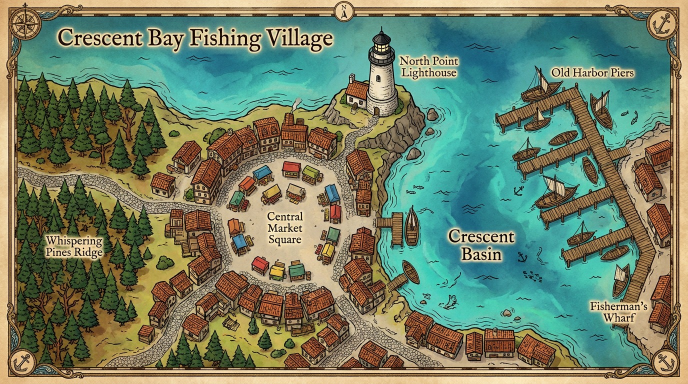
#> input picture apps/modal-backend/tests/click_bench/fixtures/images/real/fishing_village.jpg, 1376 x 768 px (shown at 1/2 size)
$ python -i compose-journey-film.py   (imports and definitions only)
#> lines starting #> are read from the running program, lines starting #| are printed output that depends on the picture
#!/usr/bin/env python3
"""Compose a short journey film from a map still and a descent clip.

This is the reusable version of the hand-built "journey-in-and-out" cut:
map still -> tap cue -> generated camera dive -> arrived page -> reverse dive
-> same map -> quick re-enter -> closing card.

The raw Playwright capture is still the audit artifact. This script makes the
watchable cut from the same receipts without depending on ffmpeg drawtext,
which is not available in the default Homebrew build used for these demos.
"""

from __future__ import annotations

import argparse
import os
import shlex
import shutil
import subprocess
import sys
import tempfile
from pathlib import Path
from typing import Iterable

HERE = Path(__file__).resolve().parent
REPO_ROOT = HERE.parent.parent
DEFAULT_MAP = HERE / "studies" / "seed" / "ankh-morpork.jpg"
DEFAULT_OUT = HERE / "studies" / "journey-film.mp4"
SIZE = (1920, 1080)
FPS = 24

try:
    from PIL import Image, ImageDraw, ImageFilter, ImageFont
except ImportError as exc:  # pragma: no cover - exercised by local setup only
    venv_python = REPO_ROOT / "apps" / "modal-backend" / ".venv" / "bin" / "python"
    if venv_python.exists() and Path(sys.executable).resolve() != venv_python.resolve():
        os.execv(str(venv_python), [str(venv_python), *sys.argv])
    raise SystemExit(
        "Pillow is required. Install it in this environment, then rerun this script."
    ) from exc


# [46 lines left out: functions parse_args, run, not called in this run]


def require_file(path: Path, label: str) -> None:
    if not path.exists():
        raise SystemExit(f"{label} does not exist: {path}")


# [19 lines left out: function load_font, not called in this run]


def fit_cover(src: Path, size: tuple[int, int] = SIZE) -> Image.Image:
#> called with size = (1920, 1080)
    img = Image.open(src).convert("RGB")
#> img is the input picture: PIL image 1376x768 RGB; mean R, G, B 112.9, 128.2, 103
    iw, ih = img.size
#> iw = 1376; ih = 768
    ow, oh = size
    scale = max(ow / iw, oh / ih)
#> scale = 1.41
    nw, nh = round(iw * scale), round(ih * scale)
#> nw = 1935; nh = 1080
    img = img.resize((nw, nh), Image.Resampling.LANCZOS)
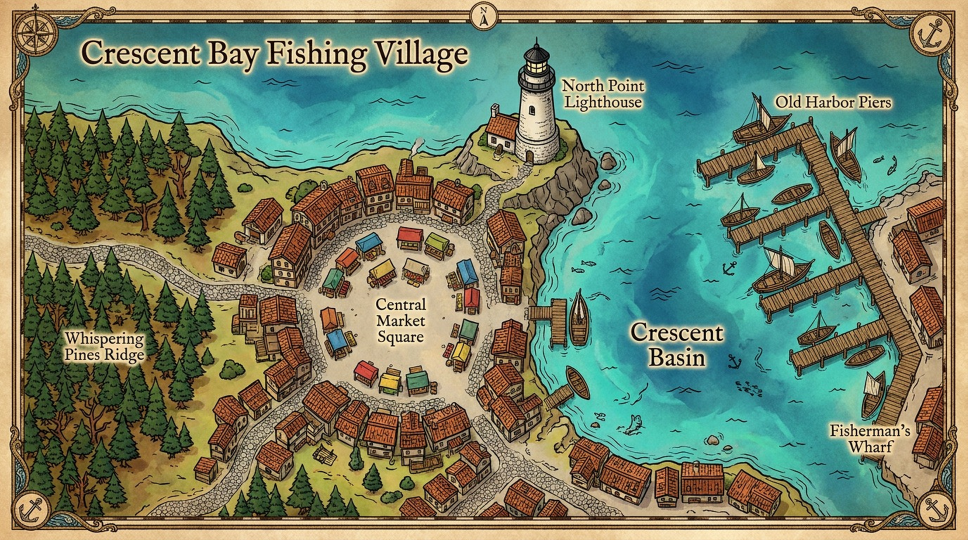
#> img: PIL image 1935x1080 RGB (shown at 1/2 size); mean R, G, B 113, 128.3, 103.3
    left = (nw - ow) // 2
#> left = 7
    top = (nh - oh) // 2
#> top = 0
    return img.crop((left, top, left + ow, top + oh))
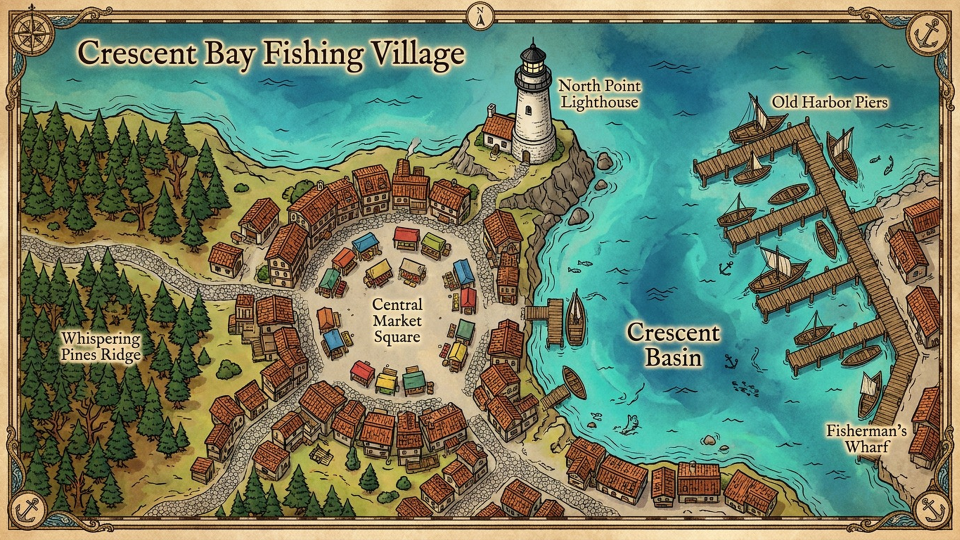
#> returned value: PIL image 1920x1080 RGB (shown at 1/2 size); mean R, G, B 112.1, 127.8, 103


def text_width(draw: ImageDraw.ImageDraw, text: str, font: ImageFont.ImageFont) -> int:
    box = draw.textbbox((0, 0), text, font=font, stroke_width=1)
    return box[2] - box[0]


# [139 lines left out: functions wrap_text, caption_layer, render_still, render_title_card, make_still_video, not called in this run]


def render_overlay_png(caption: str, out: Path, *, top: bool = False) -> None:
    caption_layer(caption, top=top).save(out)


# [237 lines left out: functions make_video_segment, extract_last_frame, concat_segments, main, not called in this run]


# [5 lines not run here, left out]

>>> result = fit_cover('../../apps/modal-backend/tests/click_bench/fixtures/images/real/fishing_village.jpg')

$ run again, on apps/modal-backend/tests/click_bench/fixtures/images/real/oasis_town.jpg
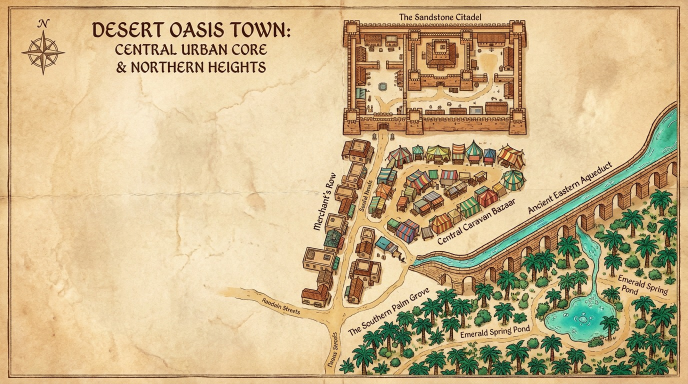
#> input picture apps/modal-backend/tests/click_bench/fixtures/images/real/oasis_town.jpg, 1376 x 768 px (shown at 1/2 size)
#> in fit_cover, img is the input picture: PIL image 1376x768 RGB; mean R, G, B 203.1, 180.2, 137.8
#> in fit_cover, `img = img.resize((nw, nh), Image.Resampling.LANCZOS)`:
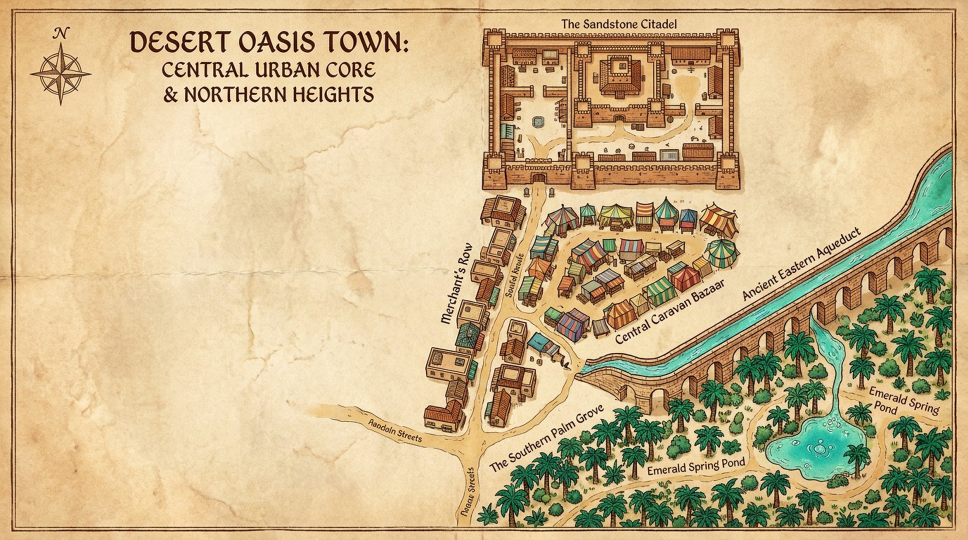
#> img: PIL image 1935x1080 RGB (shown at 1/2 size); mean R, G, B 203, 180.2, 137.9
#> in fit_cover, `return img.crop((left, top, left + ow, top + oh))`:
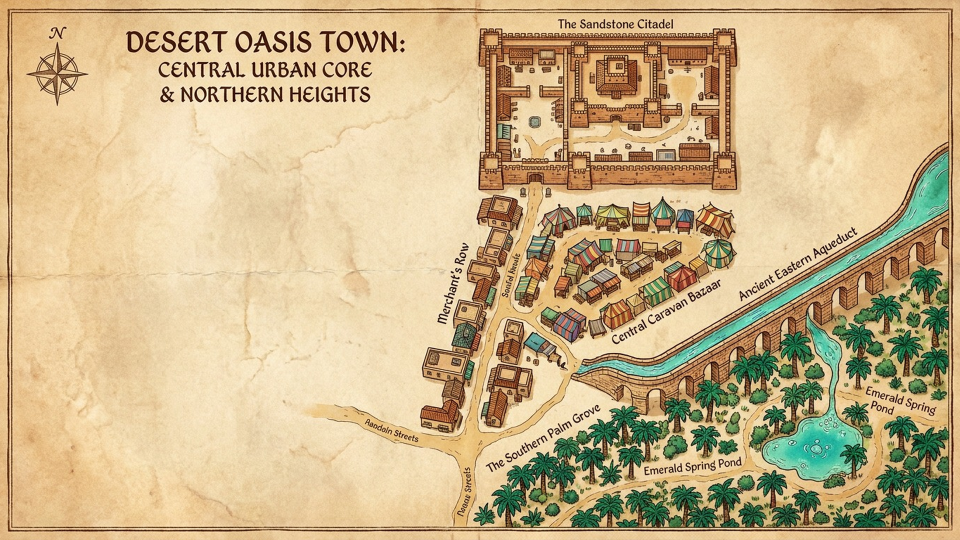
#> returned value: PIL image 1920x1080 RGB (shown at 1/2 size); mean R, G, B 202.9, 180.1, 137.9
